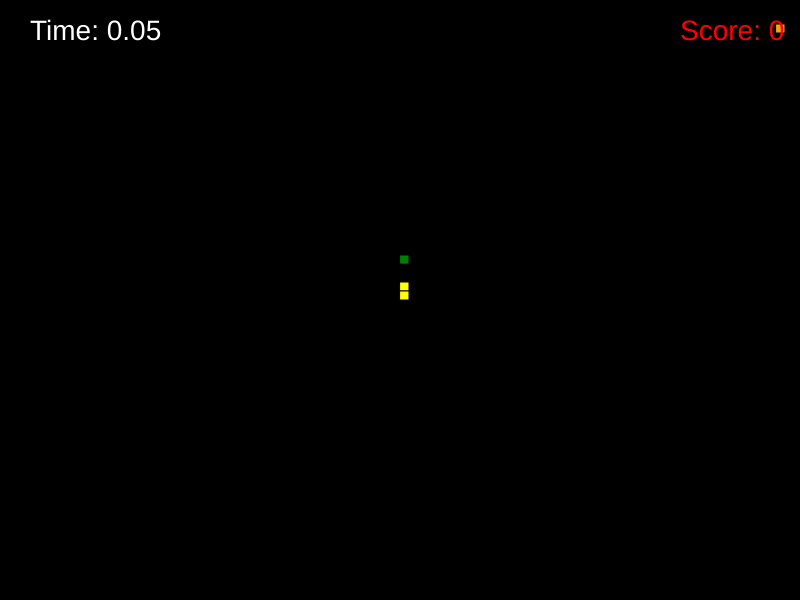
Frame 1 (no input)
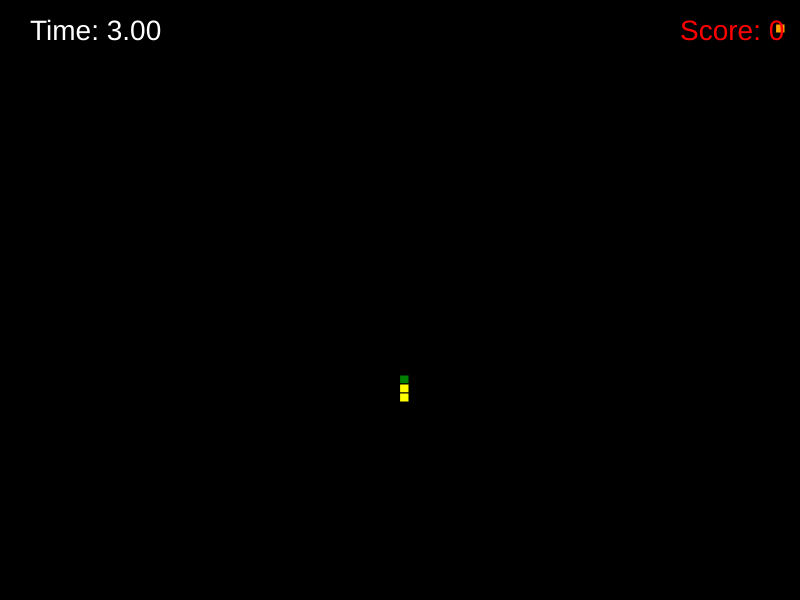
Frame 60 (no input)
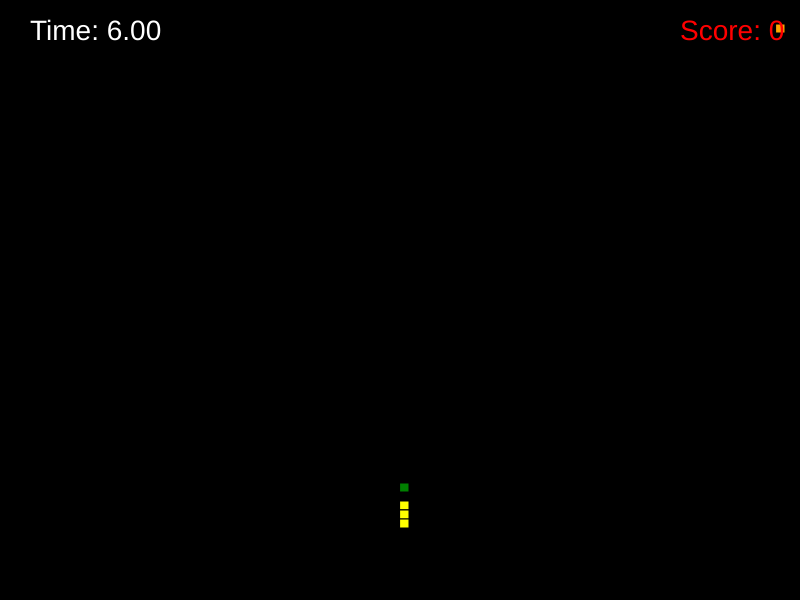
Frame 120 (the mouse pressed at the canvas centre since frame 60)

The p5.js sketch that drew these frames (run headless with seeded random() and noise() and a simulated clock; from frame 60 on, the mouse is pressed at the canvas centre):

// p5.js sketch
// ── sketch.js
// Import the required libraries (in the case of a web environment, these would be included via script tags in HTML)
let SPEED = 0.36;
let SNAKE_SIZE = 9;
let APPLE_SIZE = SNAKE_SIZE;
let SEPARATION = 10;
let SCREEN_HEIGHT = 600;
let SCREEN_WIDTH = 800;
let FPS = 25;
let KEY = { UP: 1, DOWN: 2, LEFT: 3, RIGHT: 4 };

let snake;
let apples = [];
let gameClock;
let score = 0;
let endgame = false;
let startTime;

// p5.js setup function
function setup() {
  createCanvas(SCREEN_WIDTH, SCREEN_HEIGHT);
  frameRate(FPS);

  // Initialize the snake
  snake = new Snake(SCREEN_WIDTH / 2, SCREEN_HEIGHT / 2);
  snake.setDirection(KEY.UP);
  snake.move();
  let start_segments = 3;
  while (start_segments > 0) {
    snake.grow();
    snake.move();
    start_segments--;
  }

  // Initialize the apples
  respawnApples(1, snake.x, snake.y);
  startTime = millis();
}

function draw() {
  background(0);

  if (endgame) {
    displayEndGame();
    return;
  }

  gameClock = millis() - startTime;

  // Handle input
  let keyPress = getKey();
  if (keyPress === "exit") {
    endgame = true;
  }

  // Check collisions
  checkLimits(snake);
  if (snake.checkCrashing()) {
    endgame = true;
  }

  for (let apple of apples) {
    if (apple.state === 1) {
      if (checkCollision(snake.getHead(), SNAKE_SIZE, apple, APPLE_SIZE)) {
        snake.grow();
        apple.state = 0;
        score += 10;
        respawnApple(apples.indexOf(apple), snake.x, snake.y);
      }
    }
    apple.draw();
  }

  // Update position and draw snake
  snake.move();
  snake.draw();

  drawScore();
  drawGameTime(gameClock);
}

// Check collision between two objects
function checkCollision(posA, As, posB, Bs) {
  if (
    posA.x < posB.x + Bs &&
    posA.x + As > posB.x &&
    posA.y < posB.y + Bs &&
    posA.y + As > posB.y
  ) {
    return true;
  }
  return false;
}

// Ensure snake stays within screen limits
function checkLimits(snake) {
  if (snake.x > SCREEN_WIDTH) snake.x = SNAKE_SIZE;
  if (snake.x < 0) snake.x = SCREEN_WIDTH - SNAKE_SIZE;
  if (snake.y > SCREEN_HEIGHT) snake.y = SNAKE_SIZE;
  if (snake.y < 0) snake.y = SCREEN_HEIGHT - SNAKE_SIZE;
}

class Apple {
  constructor(x, y, state) {
    this.x = x;
    this.y = y;
    this.state = state;
    this.color = color("orange");
  }

  draw() {
    fill(this.color);
    rect(this.x, this.y, APPLE_SIZE, APPLE_SIZE);
  }
}

class Segment {
  constructor(x, y) {
    this.x = x;
    this.y = y;
    this.direction = KEY.UP;
    this.color = "white";
  }
}

class Snake {
  constructor(x, y) {
    this.x = x;
    this.y = y;
    this.direction = KEY.UP;
    this.stack = [];
    this.stack.push(this);
    let blackBox = new Segment(this.x, this.y + SEPARATION);
    blackBox.direction = KEY.UP;
    blackBox.color = "NULL";
    this.stack.push(blackBox);
  }

  move() {
    let last_element = this.stack.length - 1;
    while (last_element !== 0) {
      this.stack[last_element].direction =
        this.stack[last_element - 1].direction;
      this.stack[last_element].x = this.stack[last_element - 1].x;
      this.stack[last_element].y = this.stack[last_element - 1].y;
      last_element--;
    }
    let last_segment;
    if (this.stack.length < 2) {
      last_segment = this;
    } else {
      last_segment = this.stack.pop();
    }
    last_segment.direction = this.stack[0].direction;
    if (this.stack[0].direction === KEY.UP) {
      last_segment.y = this.stack[0].y - SPEED * FPS;
    } else if (this.stack[0].direction === KEY.DOWN) {
      last_segment.y = this.stack[0].y + SPEED * FPS;
    } else if (this.stack[0].direction === KEY.LEFT) {
      last_segment.x = this.stack[0].x - SPEED * FPS;
    } else if (this.stack[0].direction === KEY.RIGHT) {
      last_segment.x = this.stack[0].x + SPEED * FPS;
    }
    this.stack.unshift(last_segment);
  }

  getHead() {
    return this.stack[0];
  }

  grow() {
    let last_element = this.stack.length - 1;
    let newSegment;
    let blackBox;
    if (this.stack[last_element].direction === KEY.UP) {
      newSegment = new Segment(
        this.stack[last_element].x,
        this.stack[last_element].y - SNAKE_SIZE
      );
      blackBox = new Segment(newSegment.x, newSegment.y - SEPARATION);
    } else if (this.stack[last_element].direction === KEY.DOWN) {
      newSegment = new Segment(
        this.stack[last_element].x,
        this.stack[last_element].y + SNAKE_SIZE
      );
      blackBox = new Segment(newSegment.x, newSegment.y + SEPARATION);
    } else if (this.stack[last_element].direction === KEY.LEFT) {
      newSegment = new Segment(
        this.stack[last_element].x - SNAKE_SIZE,
        this.stack[last_element].y
      );
      blackBox = new Segment(newSegment.x - SEPARATION, newSegment.y);
    } else if (this.stack[last_element].direction === KEY.RIGHT) {
      newSegment = new Segment(
        this.stack[last_element].x + SNAKE_SIZE,
        this.stack[last_element].y
      );
      blackBox = new Segment(newSegment.x + SEPARATION, newSegment.y);
    }

    blackBox.color = "NULL";
    this.stack.push(newSegment);
    this.stack.push(blackBox);
  }

  checkCrashing() {
    for (let i = 1; i < this.stack.length - 1; i++) {
      if (
        checkCollision(this.stack[0], SNAKE_SIZE, this.stack[i], SNAKE_SIZE) &&
        this.stack[i].color !== "NULL"
      ) {
        return true;
      }
    }
    return false;
  }

  draw() {
    fill("green");
    rect(this.stack[0].x, this.stack[0].y, SNAKE_SIZE, SNAKE_SIZE);
    for (let i = 1; i < this.stack.length; i++) {
      if (this.stack[i].color === "NULL") continue;
      fill("yellow");
      rect(this.stack[i].x, this.stack[i].y, SNAKE_SIZE, SNAKE_SIZE);
    }
  }

  setDirection(direction) {
    if (
      (this.direction === KEY.RIGHT && direction === KEY.LEFT) ||
      (this.direction === KEY.LEFT && direction === KEY.RIGHT) ||
      (this.direction === KEY.UP && direction === KEY.DOWN) ||
      (this.direction === KEY.DOWN && direction === KEY.UP)
    ) {
      return;
    }
    this.direction = direction;
  }
}

// Handle key presses
function getKey() {
  if (keyIsDown(UP_ARROW)) return KEY.UP;
  if (keyIsDown(DOWN_ARROW)) return KEY.DOWN;
  if (keyIsDown(LEFT_ARROW)) return KEY.LEFT;
  if (keyIsDown(RIGHT_ARROW)) return KEY.RIGHT;
  if (keyIsDown(ESCAPE)) return "exit";
}

function drawScore() {
  fill("red");
  textSize(28);
  text("Score: " + score, SCREEN_WIDTH - 120, 40);
}

function drawGameTime(gameTime) {
  fill("white");
  textSize(28);
  text("Time: " + (gameTime / 1000).toFixed(2), 30, 40);
}

function displayEndGame() {
  textSize(46);
  fill("white");
  text("Game Over", SCREEN_WIDTH / 2 - 100, SCREEN_HEIGHT / 2);
  textSize(28);
  fill("green");
  text("Play Again? (Y/N)", SCREEN_WIDTH / 2 - 100, SCREEN_HEIGHT / 2 + 50);
  if (keyIsDown(89)) {
    // 'Y' key
    endgame = false;
    score = 0;
    setup();
  } else if (keyIsDown(78)) {
    // 'N' key
    noLoop();
  }
}

// Reposition an apple when eaten
function respawnApple(index, sx, sy) {
  let radius =
    Math.sqrt(
      (SCREEN_WIDTH / 2) * (SCREEN_WIDTH / 2) +
        (SCREEN_HEIGHT / 2) * (SCREEN_HEIGHT / 2)
    ) / 2;
  let angle = 999;
  while (angle > radius) {
    angle = Math.floor(Math.random() * radius);
  }
  let px = Math.floor(Math.random() * SCREEN_WIDTH);
  let py = Math.floor(Math.random() * SCREEN_HEIGHT);
  if (px + APPLE_SIZE < SCREEN_WIDTH && py + APPLE_SIZE < SCREEN_HEIGHT) {
    if (
      px > SNAKE_SIZE &&
      px < SCREEN_WIDTH - SNAKE_SIZE &&
      py > SNAKE_SIZE &&
      py < SCREEN_HEIGHT - SNAKE_SIZE
    ) {
      apples[index] = new Apple(px, py, 1);
    }
  }
}

// Spawn apples randomly
function respawnApples(n, sx, sy) {
  for (let i = 0; i < n; i++) {
    respawnApple(i, sx, sy);
  }
}
